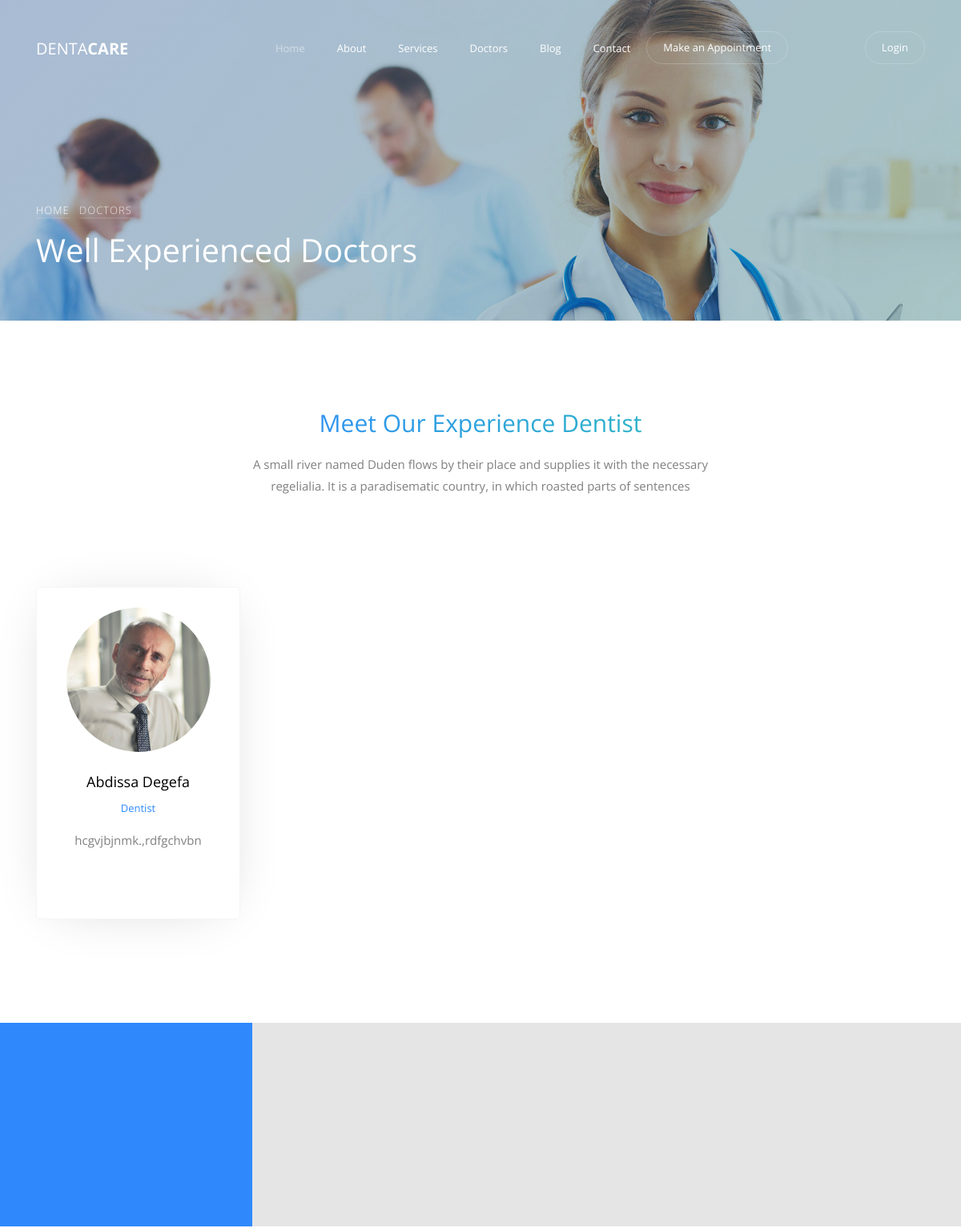
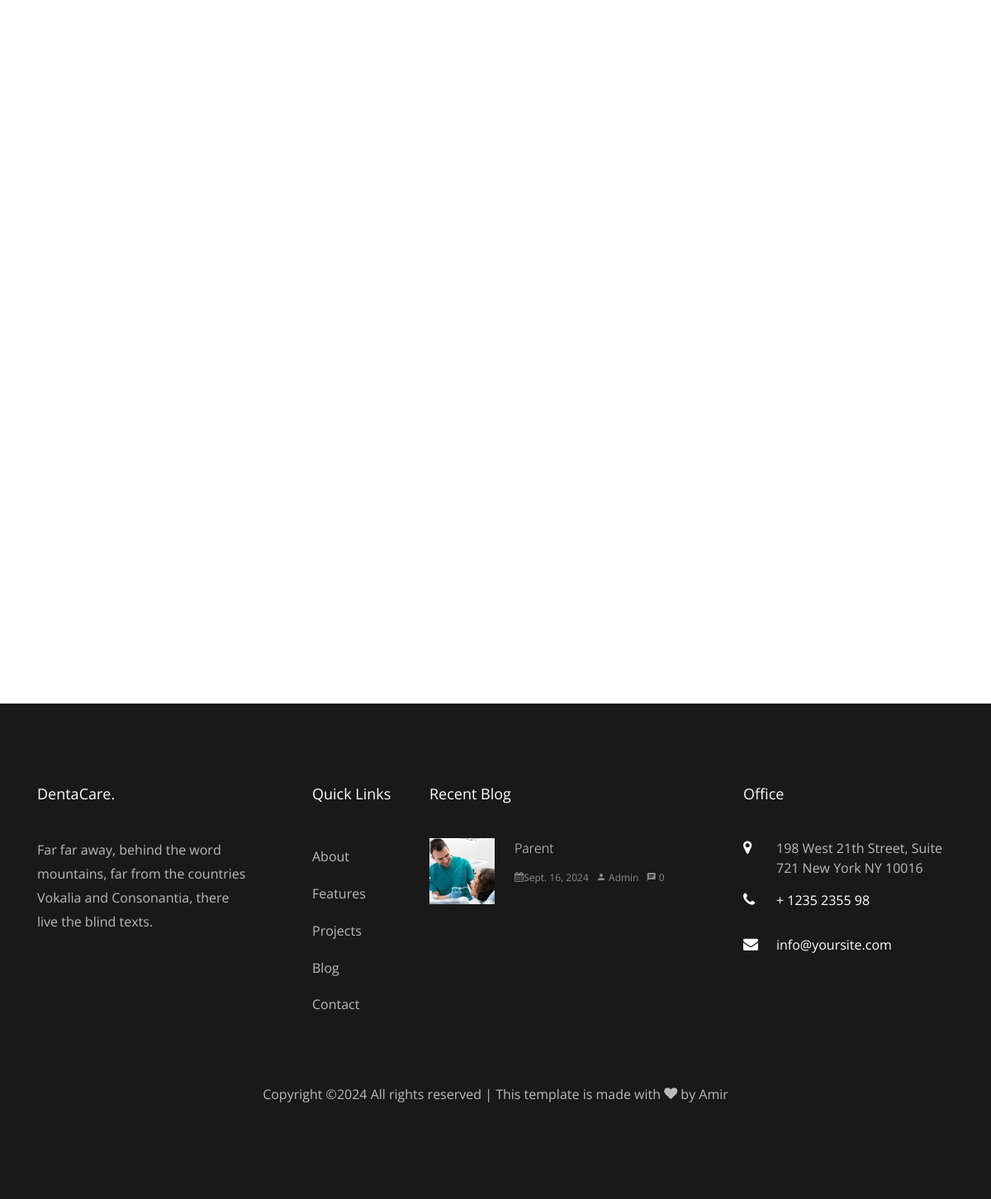
/doctor/, run on an earlier commit of the app's database (2 pictures, top to bottom).
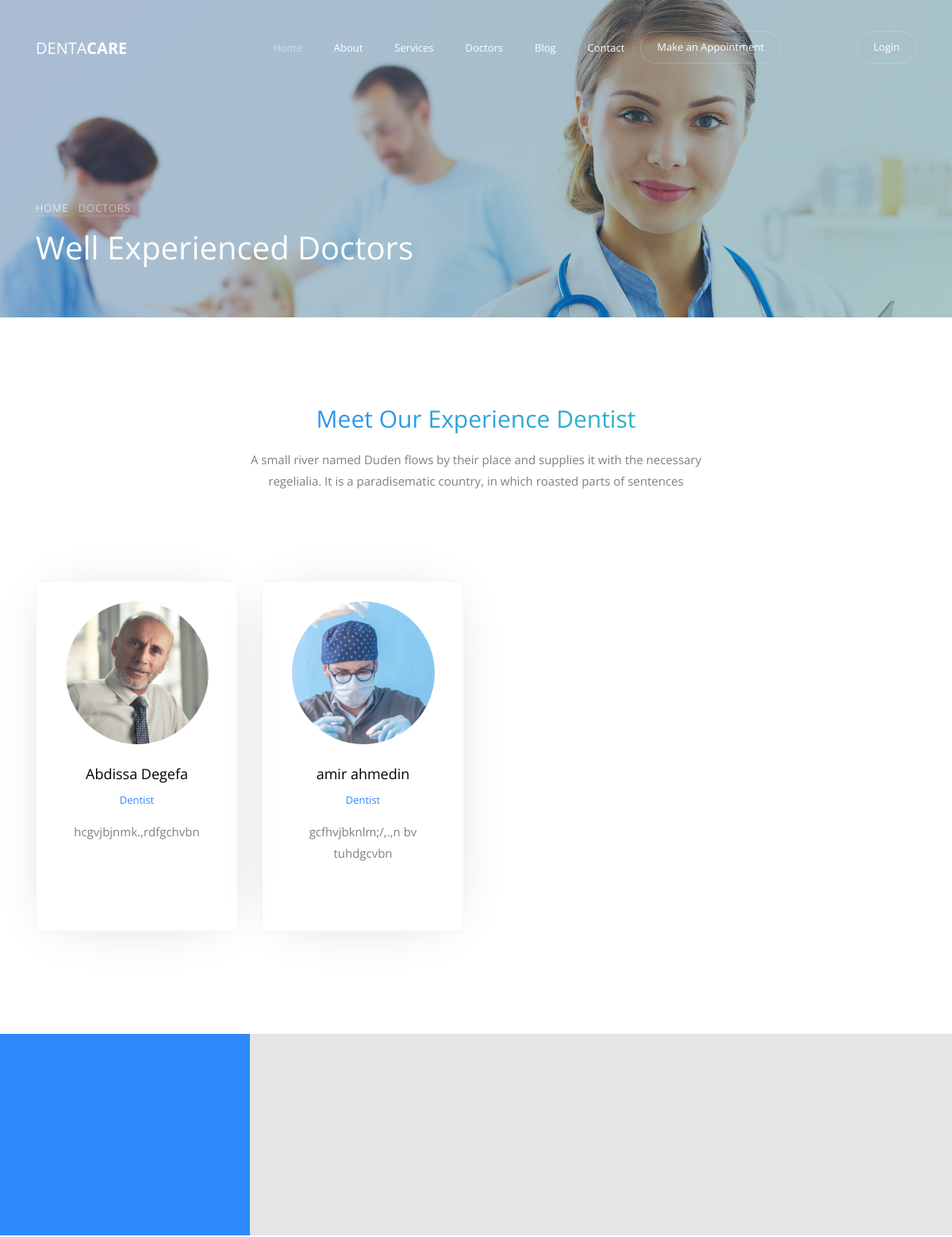
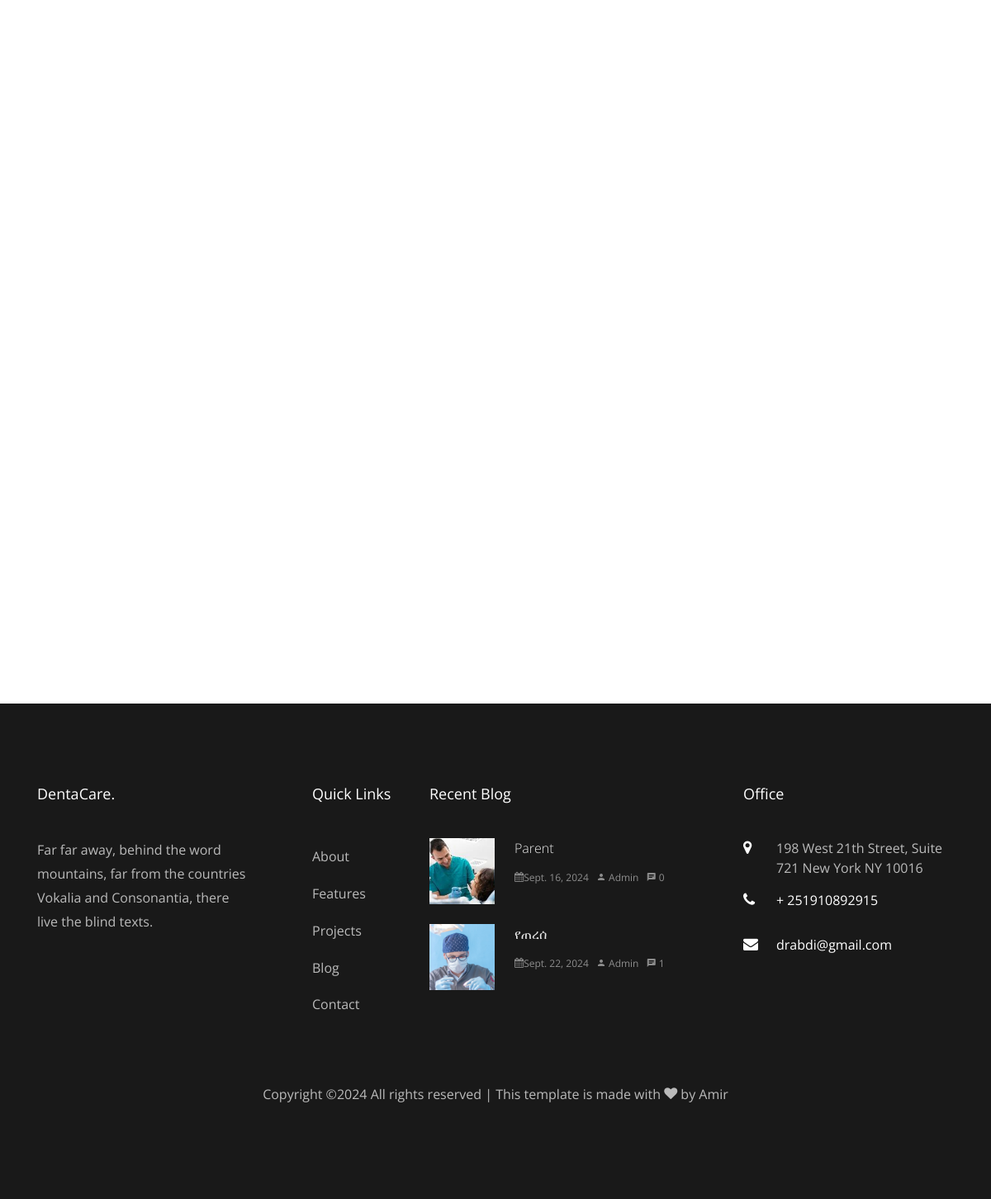
And on a later commit of the database (2 pictures, top to bottom).
### menan/models.py (models this page shows)
class Slider(models.Model):
    image = models.ImageField(upload_to='pics')
    title = models.CharField(max_length=255)
    desc = models.TextField()

class Contact(models.Model):
    address = models.CharField(max_length=255)
    phone = models.CharField(max_length=20)
    email = models.EmailField()
    website = models.URLField()

### doctor/models.py (models this page shows)
class DentTitle(models.Model):
    title = models.CharField(max_length=100)
    desc = models.TextField()

class Dentists(models.Model):
    name = models.CharField(max_length=100)
    image = models.ImageField(upload_to='pics')
    desc = models.TextField()
    prof = models.CharField(max_length=100)
    X = models.URLField(blank=True, null=True)
    fb = models.URLField(blank=True, null=True)
    insta = models.URLField(blank=True, null=True)
    google = models.URLField(blank=True, null=True)

### blog/models.py (models this page shows, shortened)
class Blogs(models.Model):
    image = models.ImageField(upload_to='pics')
    title = models.CharField(max_length=255)
    desc = models.TextField()
    author = models.CharField(max_length=100, default='Admin')
    created_at = models.DateField(auto_now_add=True)
    comments_count = models.IntegerField(default=0)
    category = models.ForeignKey(Category, on_delete=models.CASCADE)
    link = models.URLField(blank=True, null=True)

### doctor/views.py (the view)
# urls.py: path('', views.doctors, name='doctors'),
def doctors(requests):
    slider = Slider.objects.all()
    sliders = slider[:1]
    dentists = Dentists.objects.all()
    docTitle = DentTitle.objects.all()
    pricings = Pricing.objects.all()
    pritits = PriTitle.objects.all()
    achievs = Achievements.objects.all()
    contacts = Contact.objects.all()
    blg = Blogs.objects.all()
    blgs = blg[:2]
    res = {
        'dentists':dentists,
        'docTitle':docTitle,
        'pricings':pricings,
        'pritits':pritits,
        'achievs':achievs,
        'sliders': sliders,
        'contacts':contacts,
        'blgs':blgs,
        }
    return render(requests, "doctors.html", res)

### menan/templates/doctors.html (shortened to what this page needs)
{% extends "base.html" %}
{% load static %}
{% block content %}
    <section class="home-slider owl-carousel">
		{%for slider in sliders%}
      <div class="slider-item bread-item" style="background-image: url({{slider.image.url}});" data-stellar-background-ratio="0.5">
        <div class="overlay"></div>
        <div class="container" data-scrollax-parent="true">
          <div class="row slider-text align-items-end">
            <div class="col-md-7 col-sm-12 ftco-animate mb-5">
              <p class="breadcrumbs" data-scrollax=" properties: { translateY: '70%', opacity: 1.6}"><span class="mr-2"><a href="{% url 'home' %}">Home</a></span> <span>Doctors</span></p>
              <h1 class="mb-3" data-scrollax=" properties: { translateY: '70%', opacity: .9}">Well Experienced Doctors</h1>
            </div>
          </div>
        </div>
      </div>
	  {%endfor%}
    </section>
	<section class="ftco-section">
      <div class="container">
		<div class="row justify-content-center mb-5 pb-5">
			{% for doct in docTitle%}
			<div class="col-md-7 text-center heading-section ftco-animate">
			  <h2 class="mb-3">{{doct.title}}</h2>
			  <p>{{doct.desc}}</p>
			</div>
			{%endfor%}
		</div>
        <div class="row">
			{% for dentist in dentists%}
        	<div class="col-lg-3 col-md-6 d-flex mb-sm-4 ftco-animate">
        		<div class="staff">
      				<div class="img mb-4" style="background-image: url({{dentist.image.url}});"></div>
      				<div class="info text-center">
      					<h3><a href="{% url 'doctor:doctor_detail' dentist.id %}">{{dentist.name}}</a></h3>
      					<span class="position">{{dentist.prof}}</span>
      					<div class="text">
	        				<p>{{dentist.desc}}</p>
	        				<ul class="ftco-social">
			            	</ul>
	        			</div>
      				</div>
        		</div>
        	</div>
			{% endfor %}
        </div>
      </div>
    </section>
    <section class="ftco-section ftco-counter img" id="section-counter" style="background-image: url({% static 'menanapp/images/bg_1.jpg' %});" data-stellar-background-ratio="0.5">
    	<div class="container">
			{% for achiv in achievs %}
    		<div class="row d-flex align-items-center">
    			<div class="col-md-3 aside-stretch py-5">
    			</div>
    			<div class="col-md-9 py-5 pl-md-5">
		    		<div class="row">
		        </div>
		      </div>
	      </div>
		  {%endfor%}
    	</div>
    </section>
    <section class="ftco-section">
    	<div class="container">
			{% for pritit in pritits%}
    		<div class="row justify-content-center mb-5 pb-5">
        	</div>
			{%endfor%}
    		<div class="row">
        	</div>
    	</div>
    </section>
{% endblock %}

### menan/templates/base.html (shortened to what the changed rows need)
{% load static%}
{% static "menanapp/images" as baseUrl %}
<!DOCTYPE html>
<html lang="en">
  <head>
    <link rel="stylesheet" href="{% static 'menanapp/css/open-iconic-bootstrap.min.css' %}">
    <link rel="stylesheet" href="{% static 'menanapp/css/animate.css' %}">
    <link rel="stylesheet" href="{% static 'menanapp/css/owl.carousel.min.css' %}">
    <link rel="stylesheet" href="{% static 'menanapp/css/owl.theme.default.min.css' %}">
    <link rel="stylesheet" href="{% static 'menanapp/css/magnific-popup.css' %}">
    <link rel="stylesheet" href="{% static 'menanapp/css/aos.css' %}">
    <link rel="stylesheet" href="{% static 'menanapp/css/ionicons.min.css' %}">
    <link rel="stylesheet" href="{% static 'menanapp/css/bootstrap-datepicker.css' %}">
    <link rel="stylesheet" href="{% static 'menanapp/css/jquery.timepicker.css' %}">
    <link rel="stylesheet" href="{% static 'menanapp/css/flaticon.css' %}">
    <link rel="stylesheet" href="{% static 'menanapp/css/icomoon.css' %}">
    <link rel="stylesheet" href="{% static 'menanapp/css/style.css' %}">
  </head>
  <body>
        {% block content %}
        {% endblock %}
        <footer class="ftco-footer ftco-bg-dark ftco-section">
            <div class="container">
            <div class="row mb-5">
                <div class="col-md-3">
                <div class="ftco-footer-widget mb-4">
                    <h2 class="ftco-heading-2">DentaCare.</h2>
                </div>
                </div>
                <div class="col-md-2">
                    <div class="ftco-footer-widget mb-4 ml-md-5">
                        <h2 class="ftco-heading-2">Quick Links</h2>
                    </div>
                </div>
                <div class="col-md-4 pr-md-4">
                <div class="ftco-footer-widget mb-4">
                    <h2 class="ftco-heading-2">Recent Blog</h2>
                    {% for blg in blgs%}
                    <div class="block-21 mb-4 d-flex">
                        <a class="blog-img mr-4" style="background-image: url({{blg.image.url}});"></a>
                        <div class="text">
                            <h3 class="heading"><a href={% url 'blog:blog' %}>{{blg.title}}</a></h3>
                            <div class="meta">
                            <div><a href={% url 'blog:blog' %}><span class="icon-calendar"></span>{{blg.created_at}}</a></div>
                            <div><a href={% url 'blog:blog' %}><span class="icon-person"></span> {{blg.author}}</a></div>
                            <div><a href={% url 'blog:blog' %}><span class="icon-chat"></span> {{blg.comments_count}}</a></div>
                            </div>
                        </div>
                    </div>
                    {%endfor%}
                </div>
                </div>
                <div class="col-md-3">
                    <div class="ftco-footer-widget mb-4">
                        <h2 class="ftco-heading-2">Office</h2>
                        {%for cont in contacts%}
                        <div class="block-23 mb-3">
                            <ul>
                            <li><span class="icon icon-map-marker"></span><span class="text">{{cont.address}}</span></li>
                            <li><a href="#"><span class="icon icon-phone"></span><span class="text">{{cont.phone}}</span></a></li>
                            <li><a href="#"><span class="icon icon-envelope"></span><span class="text">{{cont.email}}</span></a></li>
                            </ul>
                        </div>
                        {%endfor%}
                    </div>
                </div>
            </div>
            </div>
        </footer>
    </body>
  </html>

What changed in the data, as far as the page shows it:
added Dentists: image (picture), name "amir ahmedin", prof "Dentist", desc "gcfhvjbknlm;/,.,n bv tuhdgcvbn"
added Blogs: image (picture), title "የጠረሰ", created_at "Sept. 22, 2024", author "Admin", comments_count "1"
changed Contact "198 West 21th Street, Suite 721 New York NY 10016": phone "+ 1235 2355 98" → "+ 251910892915"; email "info@yoursite.com" → "drabdi@gmail.com"
